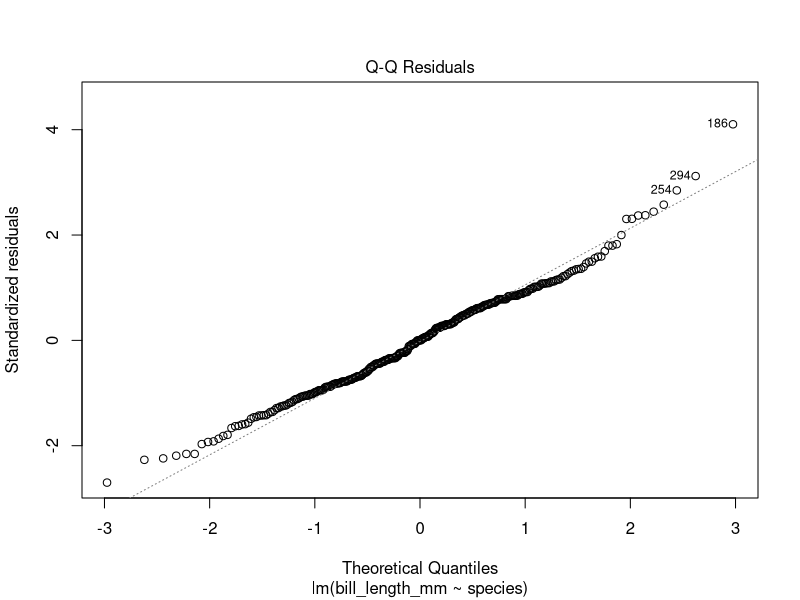
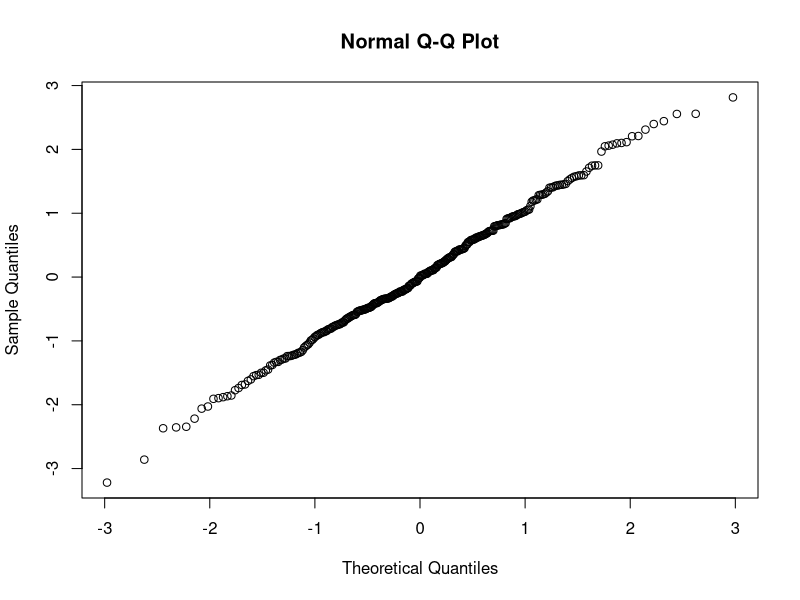
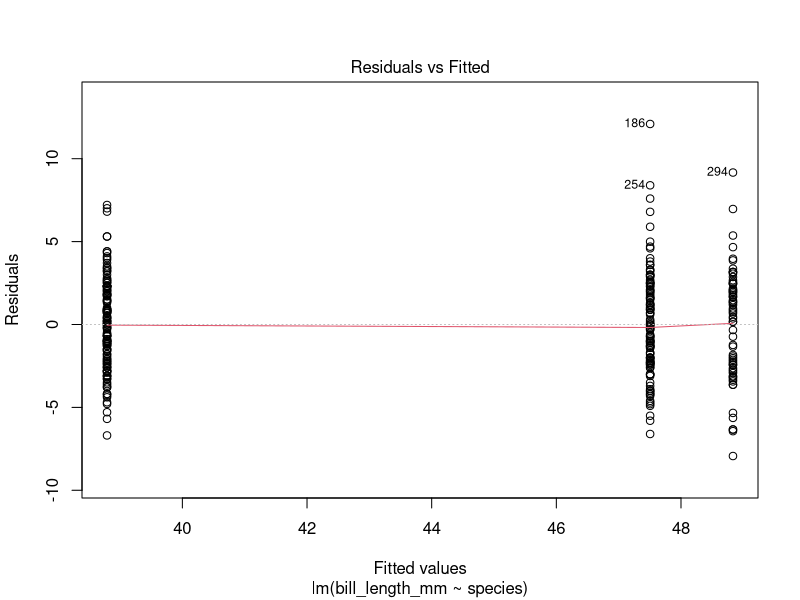
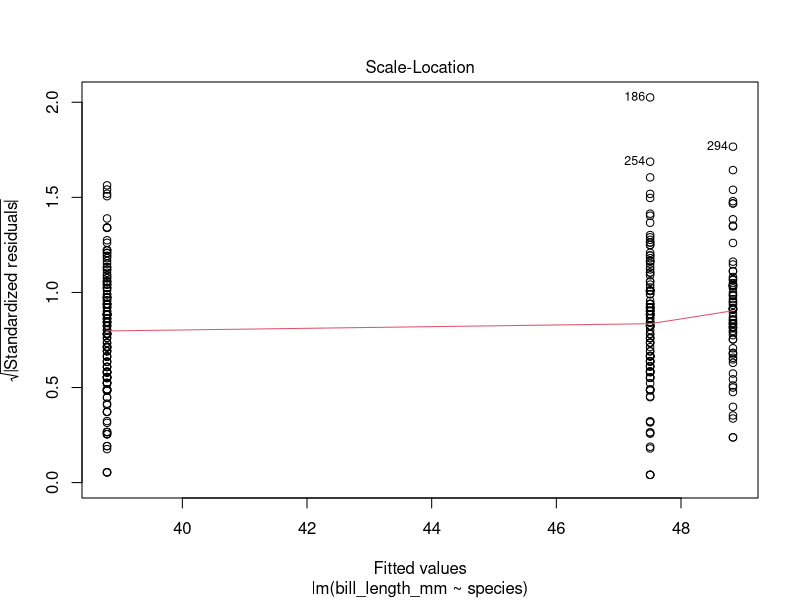
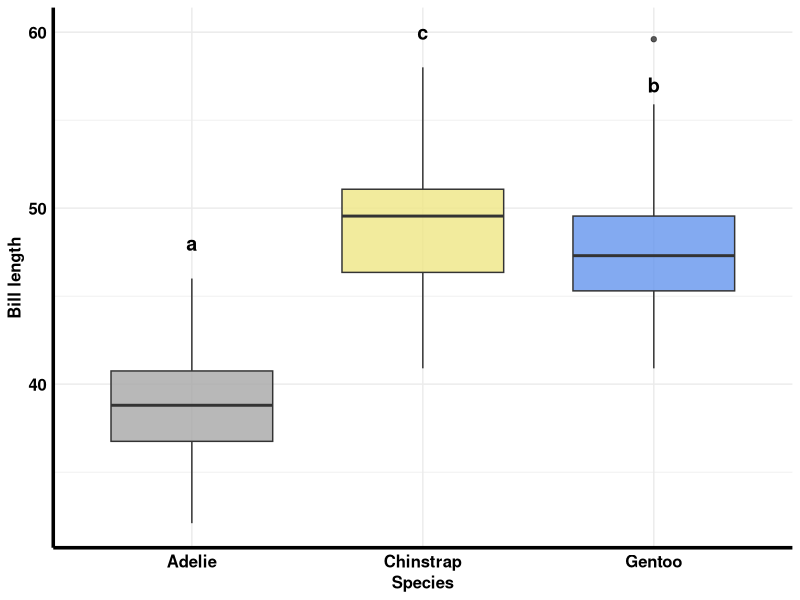

Generate these figures, in order, with R:
## ---- chunk 1
knitr::opts_chunk$set(echo = TRUE)
## ---- chunk 2
library(emmeans) #three new packages you might need to install them 
library(multcomp)
library(multcompView)

library(ggplot2) 
library(tidyr)
library(dplyr)
library(readr)
library(readxl)
library(RColorBrewer)
library(viridis)
## ---- chunk 3
#remotes::install_github("allisonhorst/palmerpenguins") #download the data from Github.
#you might need to install the "remotes" package
library(palmerpenguins)
## ---- chunk 4
head(penguins)
str(penguins)
penguins %>% 
  group_by(species) %>% 
  count()
## ---- chunk 5
 
## ---- chunk 6
length_summary <- penguins %>% 
  filter(is.na(bill_length_mm) == F) %>% 
  group_by(species) %>% 
  summarise(
    mean = mean(bill_length_mm),
    var = var(bill_length_mm),
    sd = sd(bill_length_mm),
    n = n()
  )

head(length_summary)
## ---- chunk 7
str(penguins)
## ---- chunk 8
model_bill.length <- lm(bill_length_mm ~ species, data = penguins) 
#don't forget to specify which data using data = argument
## ---- chunk 9
plot(model_bill.length, which = 2)
## ---- chunk 10
rnorm(mean = 0, sd = 1, n = nrow(penguins)) %>% qqnorm() 
## ---- chunk 11

plot(model_bill.length, which = c(1, 3)) 

## ---- chunk 12
anova(model_bill.length)
## ---- chunk 13
estimate_bill <- emmeans(model_bill.length, pairwise ~ species)
## ---- chunk 14
estimate_bill$contrasts
## ---- chunk 15
cld(estimate_bill$emmeans, Letters = letters)
## ---- chunk 16
#I'm going to use my wisteria palette
wisteria <- c("grey65", "burlywood3", "khaki2", "plum1", "lightcyan2", "cornflowerblue", "slateblue3")
## ---- chunk 17
penguins %>% 
  ggplot(aes(x = species, y = bill_length_mm)) +
  geom_boxplot(aes(fill = species),            #You can make a box plot too!
               alpha = 0.8, width = 0.7) +            
  annotate(geom = "text",     #you can use the annotate funtion to add the letter grouping of cld
           label = c("a", "c", "b"),   
           x = c(1, 2, 3),             #you can also do this in PPT or illustrator or Inkscape 
           y = c(48, 60, 57),   
           size = 5, fontface = "bold") +
  scale_fill_manual(values = wisteria[c(1, 3, 6)]) +
  labs(x = "Species",
       y = "Bill length") +
  theme_minimal() +
  theme(legend.position = "none") +
  theme(axis.line = element_line(size = 1.2)) +
  theme(text = element_text(size = 12, color = "black", face = "bold")) +
  theme(axis.text = element_text(size = 12, color = "black", face = "bold"))
## ---- chunk 18

## ---- chunk 19

## ---- chunk 20

## ---- chunk 21

## ---- chunk 22
